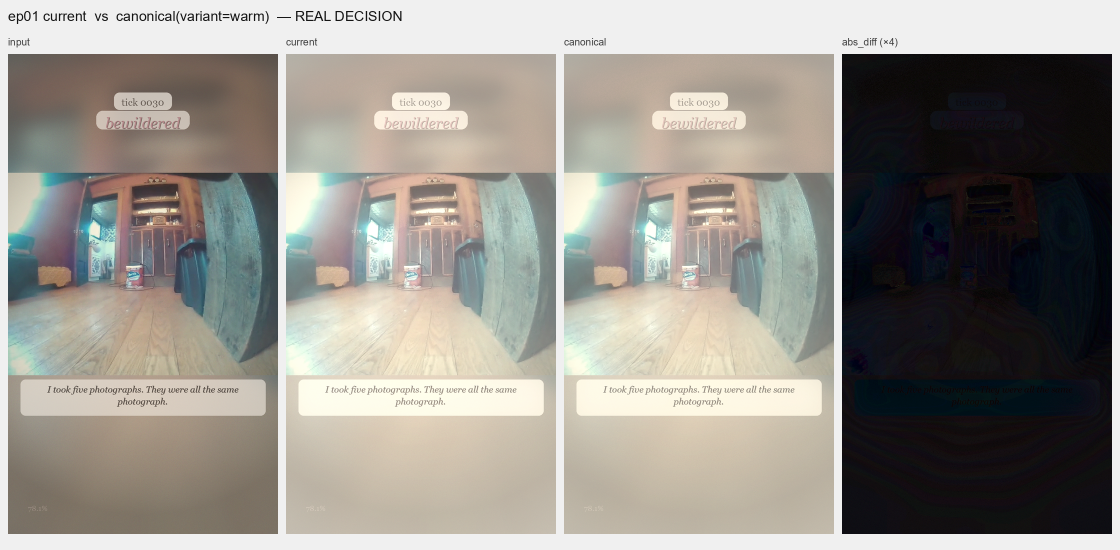
#> input picture tests/cvs_lib/fixtures/canonical_compare/grid_ep01_warm.png, 2240 x 1100 px (shown at 1/2 size)
$ python -i image_filters.py   (imports and definitions only)
#> lines starting #> are read from the running program, lines starting #| are printed output that depends on the picture
"""Cottagecore image filters shared across cc_flora + cc_hookshot.

Centralizes the filter-fork tree documented in BACKLOG.md (23 copies of
cottagecore_grade, 22 of soft_bloom, 13 of creamy_vignette, 8 of the
hookshot vignette). Sign-off audit lived in cvs_lib/_drift_audit.md
during Phases 0–6 (deleted in Phase 7).

cc_flora filters carry a `variant` kwarg with two lineages:
- "cool" (ep05–ep10): cleaner, harder contrast, dark shadow vignette.
- "warm" (ep01–ep04, cc_flora_30s, cc_flora_masterpiece, dream_sequence):
  brighter, softer, cream vignette.

cc_hookshot family is a third dialect — minimalist grade with no
red/orange masking, Image.blend bloom, normalized-distance vignette —
exposed as `hookshot_*` siblings.
"""

from __future__ import annotations

import math

import numpy as np
from PIL import Image, ImageEnhance, ImageFilter


CREAM = (250, 245, 239)
SHADOW_TINT = (55, 48, 42)


def cottagecore_grade(img: Image.Image, variant: str = "cool") -> Image.Image:
    """cc_flora cottagecore color grade.

    Both variants share the red/orange desaturation pass; they differ
    on the post-pass shadow lift, range compression, blue pull, and
    the final ImageEnhance chain.
    """
    arr = np.array(img, dtype=np.float32)
    r, g, b = arr[:, :, 0], arr[:, :, 1], arr[:, :, 2]

    red_mask = (r > 80) & (r > g * 1.2) & (r > b * 1.2)
    red_str = np.clip((r - np.maximum(g, b)) / 120.0, 0, 1) * red_mask.astype(np.float32)
    arr[:, :, 0] = r * (1 - red_str * 0.55) + 205 * red_str * 0.55
    arr[:, :, 1] = g * (1 - red_str * 0.45) + 170 * red_str * 0.45
    arr[:, :, 2] = b * (1 - red_str * 0.35) + 172 * red_str * 0.35

    orange_mask = (r > 100) & (g > 60) & (g < r * 0.85) & (b < g * 0.8)
    orange_str = np.clip((r - b) / 150.0, 0, 1) * orange_mask.astype(np.float32)
    arr[:, :, 0] = arr[:, :, 0] * (1 - orange_str * 0.15) + 220 * orange_str * 0.15
    arr[:, :, 1] = arr[:, :, 1] * (1 - orange_str * 0.10) + 195 * orange_str * 0.10

    if variant == "warm":
        arr = np.clip(arr + 20, 0, 255)
        arr = 128 + (arr - 128) * 0.78
        arr[:, :, 0] *= 1.03
        arr[:, :, 1] *= 1.01
        arr[:, :, 2] *= 0.93
    elif variant == "cool":
        arr = 128 + (arr - 128) * 0.92
        arr[:, :, 0] *= 1.03
        arr[:, :, 1] *= 1.01
        arr[:, :, 2] *= 0.91
    else:
        raise ValueError(f"unknown variant: {variant!r}")

    arr = np.clip(arr, 0, 255).astype(np.uint8)
    out = Image.fromarray(arr)

    if variant == "warm":
        out = ImageEnhance.Color(out).enhance(0.70)
        out = ImageEnhance.Brightness(out).enhance(1.08)
    else:
        out = ImageEnhance.Color(out).enhance(0.75)
        out = ImageEnhance.Brightness(out).enhance(0.92)
        out = ImageEnhance.Contrast(out).enhance(1.12)
    return out


# [83 lines left out: functions soft_bloom, creamy_vignette, hookshot_cottagecore_grade, hookshot_soft_bloom, hookshot_vignette, not called in this run]

>>> import cv2
>>> picture = cv2.imread('../tests/cvs_lib/fixtures/canonical_compare/grid_ep01_warm.png', cv2.IMREAD_GRAYSCALE)
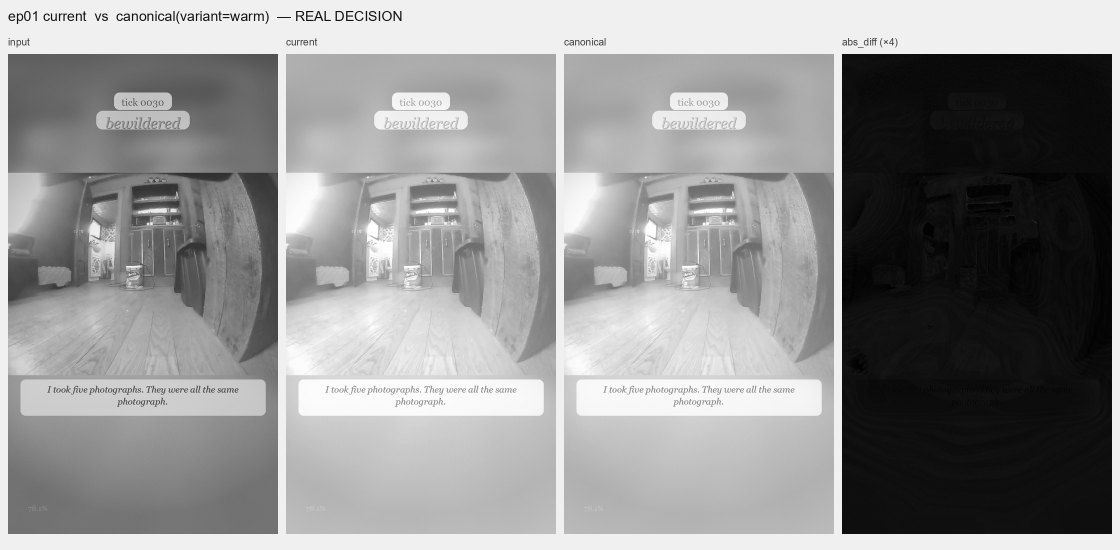
#> picture: shape (1100, 2240) (shown at 1/2 size); min 0, max 255, mean 147
>>> result = cottagecore_grade(picture)
#> (the run stopped early here; a loop or call above may not have finished)

$ run again, on tests/cvs_lib/fixtures/canonical_compare/grid_ep10_cool.png
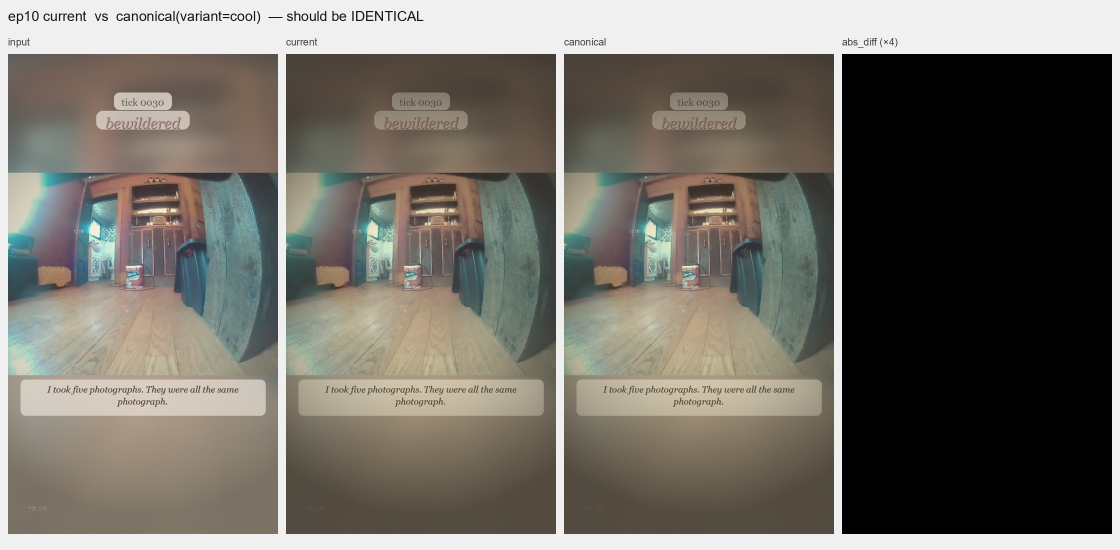
#> input picture tests/cvs_lib/fixtures/canonical_compare/grid_ep10_cool.png, 2240 x 1100 px (shown at 1/2 size)
#> `picture = cv2.imread('../tests/cvs_lib/fixtures/canonical_compare/grid..`:
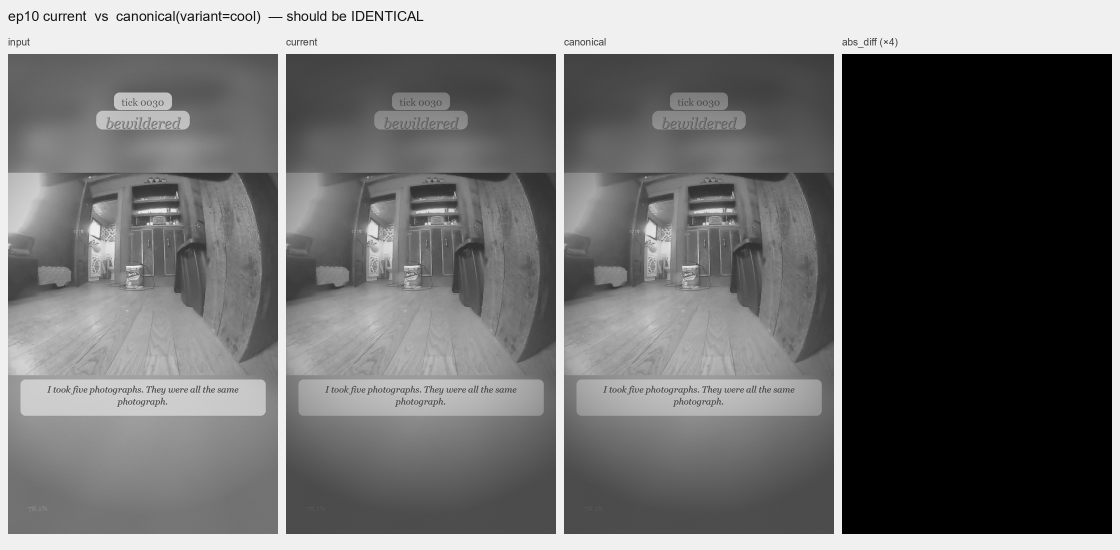
#> picture: shape (1100, 2240) (shown at 1/2 size); min 0, max 250, mean 111.6
